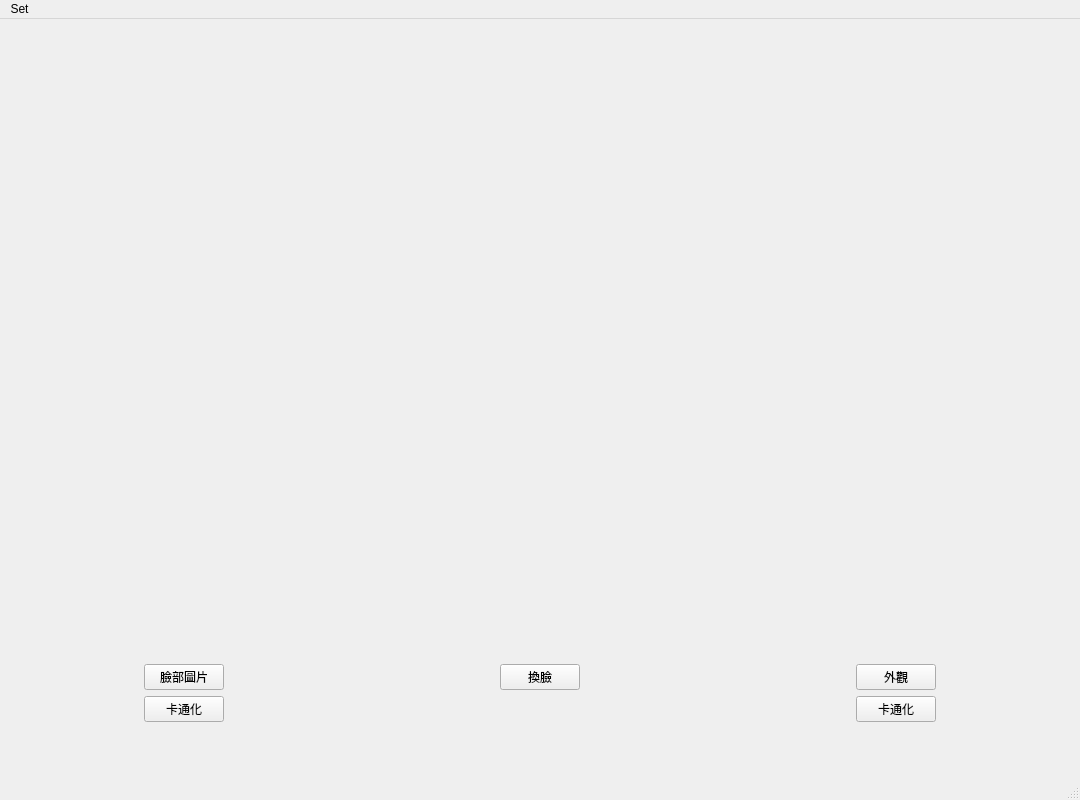
<?xml version="1.0" encoding="UTF-8"?>
<ui version="4.0">
 <class>MainWindow</class>
 <widget class="QMainWindow" name="MainWindow">
  <property name="geometry">
   <rect>
    <x>0</x>
    <y>0</y>
    <width>1080</width>
    <height>800</height>
   </rect>
  </property>
  <property name="maximumSize">
   <size>
    <width>1080</width>
    <height>1080</height>
   </size>
  </property>
  <property name="cursor">
   <cursorShape>ArrowCursor</cursorShape>
  </property>
  <property name="windowTitle">
   <string>FaceSwap_image</string>
  </property>
  <property name="styleSheet">
   <string notr="true"/>
  </property>
  <widget class="QWidget" name="centralwidget">
   <layout class="QVBoxLayout" name="verticalLayout">
    <item>
     <layout class="QHBoxLayout" name="horizontalLayout_5">
      <item>
       <widget class="QLabel" name="label_left">
        <property name="minimumSize">
         <size>
          <width>350</width>
          <height>400</height>
         </size>
        </property>
        <property name="maximumSize">
         <size>
          <width>540</width>
          <height>540</height>
         </size>
        </property>
        <property name="text">
         <string/>
        </property>
        <property name="scaledContents">
         <bool>false</bool>
        </property>
        <property name="alignment">
         <set>Qt::AlignCenter</set>
        </property>
       </widget>
      </item>
      <item>
       <widget class="QLabel" name="label_mid">
        <property name="enabled">
         <bool>true</bool>
        </property>
        <property name="minimumSize">
         <size>
          <width>350</width>
          <height>400</height>
         </size>
        </property>
        <property name="maximumSize">
         <size>
          <width>540</width>
          <height>540</height>
         </size>
        </property>
        <property name="text">
         <string/>
        </property>
        <property name="alignment">
         <set>Qt::AlignCenter</set>
        </property>
       </widget>
      </item>
      <item>
       <widget class="QLabel" name="label_right">
        <property name="minimumSize">
         <size>
          <width>350</width>
          <height>400</height>
         </size>
        </property>
        <property name="maximumSize">
         <size>
          <width>540</width>
          <height>540</height>
         </size>
        </property>
        <property name="text">
         <string/>
        </property>
        <property name="alignment">
         <set>Qt::AlignCenter</set>
        </property>
       </widget>
      </item>
     </layout>
    </item>
    <item>
     <layout class="QGridLayout" name="gridLayout">
      <item row="0" column="1">
       <layout class="QHBoxLayout" name="horizontalLayout_2">
        <item>
         <spacer name="horizontalSpacer_5">
          <property name="orientation">
           <enum>Qt::Horizontal</enum>
          </property>
          <property name="sizeHint" stdset="0">
           <size>
            <width>40</width>
            <height>20</height>
           </size>
          </property>
         </spacer>
        </item>
        <item>
         <widget class="QPushButton" name="pushButton_Faceswap">
          <property name="text">
           <string>換臉</string>
          </property>
         </widget>
        </item>
        <item>
         <spacer name="horizontalSpacer_6">
          <property name="orientation">
           <enum>Qt::Horizontal</enum>
          </property>
          <property name="sizeHint" stdset="0">
           <size>
            <width>40</width>
            <height>20</height>
           </size>
          </property>
         </spacer>
        </item>
       </layout>
      </item>
      <item row="0" column="2">
       <layout class="QHBoxLayout" name="horizontalLayout_3">
        <item>
         <spacer name="horizontalSpacer_3">
          <property name="orientation">
           <enum>Qt::Horizontal</enum>
          </property>
          <property name="sizeHint" stdset="0">
           <size>
            <width>40</width>
            <height>20</height>
           </size>
          </property>
         </spacer>
        </item>
        <item>
         <widget class="QPushButton" name="pushButton_right">
          <property name="text">
           <string>外觀</string>
          </property>
         </widget>
        </item>
        <item>
         <spacer name="horizontalSpacer_4">
          <property name="orientation">
           <enum>Qt::Horizontal</enum>
          </property>
          <property name="sizeHint" stdset="0">
           <size>
            <width>40</width>
            <height>20</height>
           </size>
          </property>
         </spacer>
        </item>
       </layout>
      </item>
      <item row="0" column="0">
       <layout class="QHBoxLayout" name="horizontalLayout">
        <item>
         <spacer name="horizontalSpacer_7">
          <property name="orientation">
           <enum>Qt::Horizontal</enum>
          </property>
          <property name="sizeHint" stdset="0">
           <size>
            <width>40</width>
            <height>20</height>
           </size>
          </property>
         </spacer>
        </item>
        <item>
         <widget class="QPushButton" name="pushButton_left">
          <property name="text">
           <string>臉部圖片</string>
          </property>
         </widget>
        </item>
        <item>
         <spacer name="horizontalSpacer_2">
          <property name="orientation">
           <enum>Qt::Horizontal</enum>
          </property>
          <property name="sizeHint" stdset="0">
           <size>
            <width>40</width>
            <height>20</height>
           </size>
          </property>
         </spacer>
        </item>
       </layout>
      </item>
      <item row="1" column="0">
       <layout class="QHBoxLayout" name="horizontalLayout_6">
        <item>
         <spacer name="horizontalSpacer_8">
          <property name="orientation">
           <enum>Qt::Horizontal</enum>
          </property>
          <property name="sizeHint" stdset="0">
           <size>
            <width>40</width>
            <height>20</height>
           </size>
          </property>
         </spacer>
        </item>
        <item>
         <widget class="QPushButton" name="pushButton_left_down">
          <property name="text">
           <string>卡通化</string>
          </property>
         </widget>
        </item>
        <item>
         <spacer name="horizontalSpacer_9">
          <property name="orientation">
           <enum>Qt::Horizontal</enum>
          </property>
          <property name="sizeHint" stdset="0">
           <size>
            <width>40</width>
            <height>20</height>
           </size>
          </property>
         </spacer>
        </item>
       </layout>
      </item>
      <item row="1" column="2">
       <layout class="QHBoxLayout" name="horizontalLayout_4">
        <item>
         <spacer name="horizontalSpacer_10">
          <property name="orientation">
           <enum>Qt::Horizontal</enum>
          </property>
          <property name="sizeHint" stdset="0">
           <size>
            <width>25</width>
            <height>25</height>
           </size>
          </property>
         </spacer>
        </item>
        <item>
         <widget class="QPushButton" name="pushButton_right_down">
          <property name="text">
           <string>卡通化</string>
          </property>
         </widget>
        </item>
        <item>
         <spacer name="horizontalSpacer_11">
          <property name="orientation">
           <enum>Qt::Horizontal</enum>
          </property>
          <property name="sizeHint" stdset="0">
           <size>
            <width>40</width>
            <height>20</height>
           </size>
          </property>
         </spacer>
        </item>
       </layout>
      </item>
     </layout>
    </item>
   </layout>
  </widget>
  <widget class="QMenuBar" name="menubar">
   <property name="geometry">
    <rect>
     <x>0</x>
     <y>0</y>
     <width>1080</width>
     <height>23</height>
    </rect>
   </property>
   <widget class="QMenu" name="menuSet">
    <property name="title">
     <string>Set</string>
    </property>
    <addaction name="actionOpenfile"/>
    <addaction name="actionExit"/>
   </widget>
   <addaction name="menuSet"/>
  </widget>
  <widget class="QStatusBar" name="statusbar"/>
  <action name="actionOpenfile">
   <property name="text">
    <string>Openfile</string>
   </property>
  </action>
  <action name="actionExit">
   <property name="text">
    <string>Exit</string>
   </property>
  </action>
 </widget>
 <resources/>
 <connections>
  <connection>
   <sender>actionExit</sender>
   <signal>triggered()</signal>
   <receiver>MainWindow</receiver>
   <slot>close()</slot>
   <hints>
    <hint type="sourcelabel">
     <x>-1</x>
     <y>-1</y>
    </hint>
    <hint type="destinationlabel">
     <x>399</x>
     <y>299</y>
    </hint>
   </hints>
  </connection>
 </connections>
</ui>
